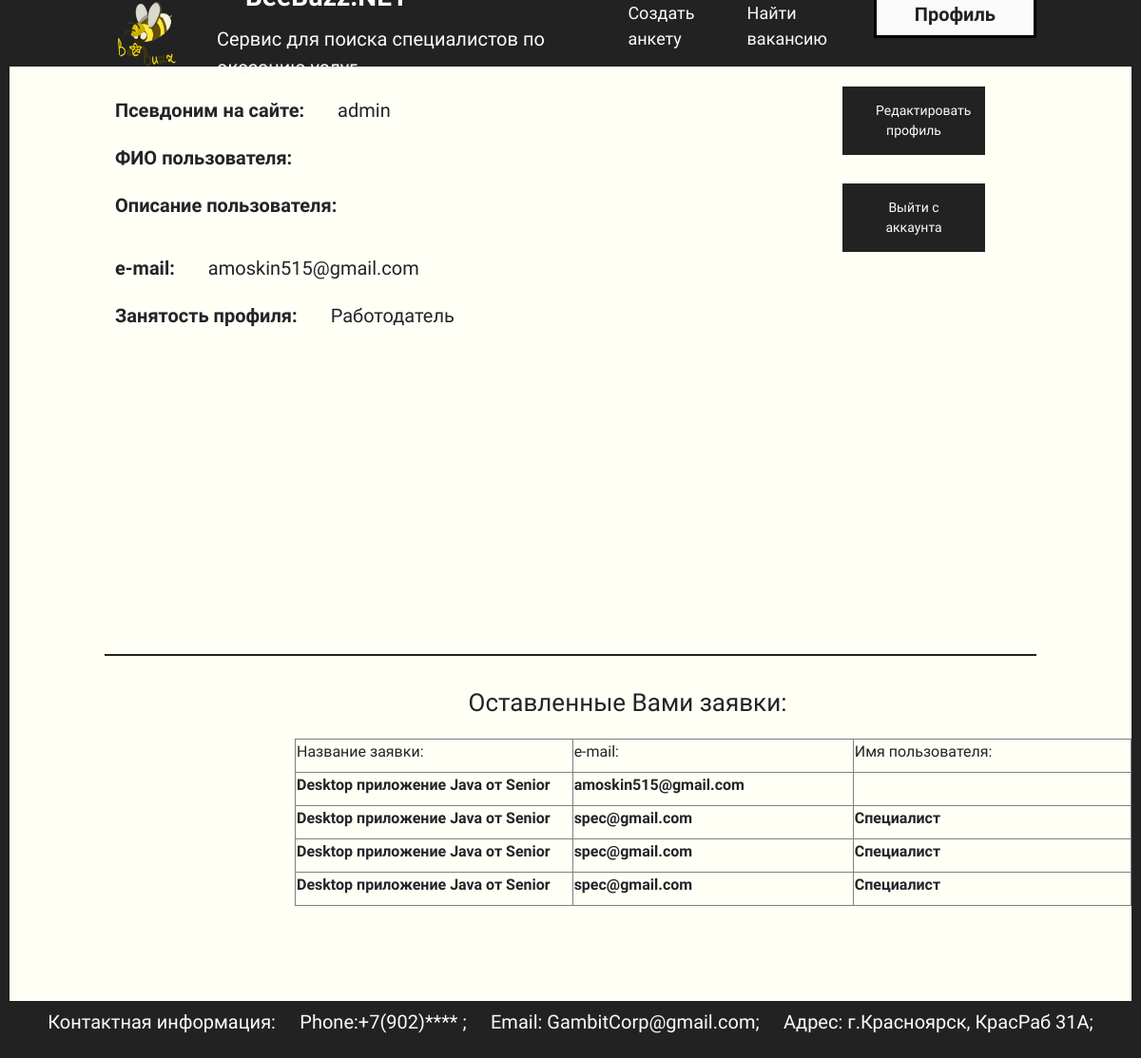
/profile/ (signed in), run on an earlier commit of the app's database.
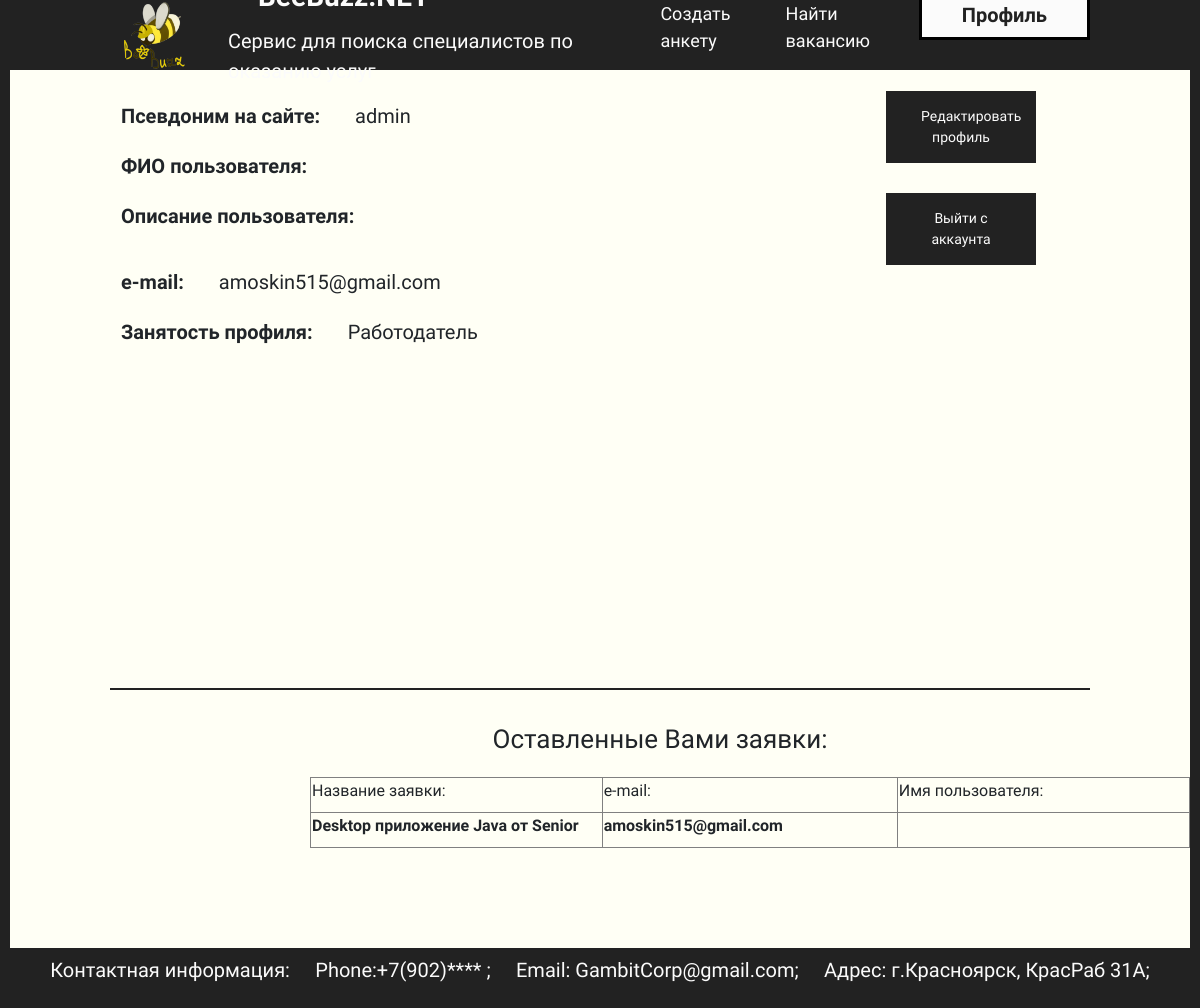
And on a later commit of the database.
### main/models.py (models this page shows, shortened)
class Otkl(models.Model):
    Anketa = models.ForeignKey('Anketa', on_delete=models.CASCADE, blank=True, verbose_name="Анкета")
    Otkl_User = models.ForeignKey(User, on_delete=models.CASCADE, blank=True, verbose_name="Откликнувшийся пользователь")
    class Meta:
        verbose_name = "Откликания на анкеты"
        verbose_name_plural = "Откликания на анкеты"
        ordering = ['Anketa','Otkl_User']

class Anketa(models.Model):
    Tittle = models.CharField('Название анкеты',max_length=100)
    Text = models.TextField('Текст анкеты',max_length=1000)
    Photo = models.ImageField('Фотография',upload_to="photos/%Y/%m/%d/")
    Lang_cat = models.ForeignKey('Lang_categori',on_delete=models.CASCADE,verbose_name="Язык программирования")
    Author = models.ForeignKey(User, on_delete=models.CASCADE,blank=True, verbose_name="Автор анкеты",null=True)
    Place = models.CharField('Место оказания услуг', max_length=100,null=True)
    Price = models.CharField('Стоимость оказания услуг',max_length=100,null=True)
    Time = models.CharField('Сроки оказания услуг',max_length=50,null=True)
    def __str__(self):
        return self.Tittle
    class Meta:
        verbose_name = "Анкеты пользователей"
        verbose_name_plural = "Анкеты пользователей"
        ordering = ['Tittle']

### main/views.py (the view)
# urls.py: path('profile/',ProfileView.as_view(), name = 'prof'),
class ProfileView(LoginRequiredMixin,TemplateView): # new
    template_name = 'main/profile.html'
    login_url = reverse_lazy('log')
    def get(self, request):
        otkl = Otkl.objects.all()
        context = {
            'otkl': otkl,
        }
        return render(request, 'main/profile.html', context)

### main/templatetags/auth_extras.py (called while the page is built)
@register.filter(name='has_group')
def has_group(user, group_name):
    group = Group.objects.get(name=group_name)
    return True if group in user.groups.all() else False

### main/templates/main/profile.html (shortened to what this page needs)
{% load static %}
{% load auth_extras %}
<!DOCTYPE html>
<html lang="ru">
<head>
    <link rel="stylesheet" href="libs/bootstrap-reboot.min.css">
    <link rel="stylesheet" href="libs/bootstrap-grid.min.css">
    <link rel="stylesheet" href="{% static 'main/css/profile_1.css' %}">
</head>
<body>
    <header>
        <div class="logo">
            <table>
                <tr>
                    <td>
                        <a href="{% url 'start' %}"><img src="{% static 'main/images/startsheet_2.png' %}" id="logotip" alt="" width="70" /></a>
                    </td>
                    <td>
                        <div class="namelogo"><label>BeeBuzz.NET</label></div>
                        <div class="namelogo2"><label>Сервис для поиска специалистов по оказанию услуг</label></div>
                    </td>
                </tr>
            </table>
        </div>
        <div class="text-sh">
            <ul>
                {% if request.user|has_group:"Работодатель" %}
                <li><a id = "anket" href="{% url 'anket' %}">Создать анкету</a></li>
                {% endif %}
                <li><a href="{% url 'main' %}">Найти вакансию</a></li>
                {% if request.user.is_authenticated %}
                <li><a id="login" href="{% url 'prof' %}">Профиль</a></li>
                {% else %}
                <li><a id="login" href="{% url 'log' %}">Войти</a></li>
                {% endif %}
            </ul>
        </div>
    </header>
    <table style="height: 600px; margin: 20px 100px 20px 100px; border-bottom: 2px solid #222222;">
        <tr>
            <td valign="top" style="width: 900px;">
                <div class="profile">
                    <p class="main-menu-info">
                        Псевдоним на сайте: <label class="dannye-bd">{{ request.user }}</label>
                    </p>
                    <p class="main-menu-info">
                        ФИО пользователя: <label class="dannye-bd">{{ request.user.first_name }}</label>
                    </p>
                    <p class="main-menu-info">
                        Описание пользователя: <p class="dannye-bd-desc">{{request.user.last_name}}</p>
                    </p>
                    <p class="main-menu-info">
                        e-mail: <label class="dannye-bd">{{request.user.email}}</label>
                    </p>
                    <p class="main-menu-info">
                        Занятость профиля: <label class="dannye-bd">{{ user.groups.all.0 }}</label>
                    </p>
                </div>
            </td>
            <td align="center" valign="top" style="width: 300px;">
                <div class="button">
                    <a href="#" style="text-decoration: none; color:#fbfbfb;">Редактировать профиль</a>
                </div>
                <div class="button">
                    <a href="{% url 'logout' %}" style="text-decoration: none; color:#fbfbfb;">Выйти с аккаунта</a>
                </div>
            </td>
        </tr>
    </table>
    <label align="center" style="margin-left: 120px; font-size: 26px; padding: 10px; display: block;">Оставленные Вами заявки:</label>
    <table align="center" border="1" style="margin-left: 300px;">
        <tr>
            <td style="width: 300px;">
                <label>Название заявки:<br></label>
            </td>
            <td style="width: 300px;">
                <label>e-mail:<br></label>
            </td>
            <td style="width: 300px;">
                <label>Имя пользователя:<br></label>
            </td>
        </tr>
        {% for c in otkl %}
        {% if request.user == c.Anketa.Author %}
        <tr>
            <td>
                <h4>{{c.Anketa}}</h4>
            </td>
            <td>
                <h4>{{c.Otkl_User.email}}</h4>
            </td>
            <td>
                <h4>{{c.Otkl_User.first_name}}</h4>
            </td>
        </tr>
        {% endif %}
        {% endfor %}
    </table>
    <div class="podval" style="margin-top: 100px;">
        <p> Контактная информация: &emsp;Phone:+7(902)**** ; &emsp;Email: GambitCorp@gmail.com; &emsp;Адрес: г.Красноярск, КрасРаб 31А; </p>
    </div>
</body>
</html>

### main/static/main/css/profile_1.css (style rules this page uses)
body { margin: 0; background-color: rgb(255, 255, 245); font-family: 'Sofia Sans Condensed', sans-serif; border-left: 10px solid #222222; border-right: 10px solid #222222; }
.main-menu-info { font-size: 20px; padding: 10px ; font-weight: bold; margin: 0; }
.dannye-bd { font-weight: normal; margin: 0; text-indent: 30px; }
.button { width: 150px; font-size: 14px; margin: auto; left: 50%; top: 50%; padding: 15px 35px; border: none; background: #222222; color:#fbfbfb; margin-bottom: 30px; }
.podval { background-color: #222222; margin: 0 auto; font-size: 20px; color: #fbfbfb; text-align: center; max-width: 100%; padding: 7px; width: auto; }
#logotip { margin-left: 100px; }
.namelogo { font-size: 28px; margin-left: 65px; font-weight: bold; color: #fbfbfb; }
.namelogo2 { font-size: 20px; margin-left: 35px; color: #fbfbfb; }
header { display: flex; justify-content: space-between; align-items: center; background-color: #222222; padding: 10px; width: auto; height: 70px; }
.text-sh ul { list-style: none; margin-right: 70px; padding: 0; display: flex; }
.text-sh li { margin-right: 20px; }
.text-sh a { font-size: 18px; color: #fbfbfb; text-decoration: none; }
#login { font-size: 20px; color: #222222; font-weight: bold; padding: 10px 40px 10px 40px; background-color: #fbfbfb; border: 3px solid black; }

What changed in the data, as far as the page shows it:
removed Otkl: Anketa "Desktop приложение Java от Senior", Otkl_User.email "spec@gmail.com", Otkl_User.first_name "Специалист"
removed Otkl: Anketa "Desktop приложение Java от Senior", Otkl_User.email "spec@gmail.com", Otkl_User.first_name "Специалист"
removed Otkl: Anketa "Desktop приложение Java от Senior", Otkl_User.email "spec@gmail.com", Otkl_User.first_name "Специалист"
